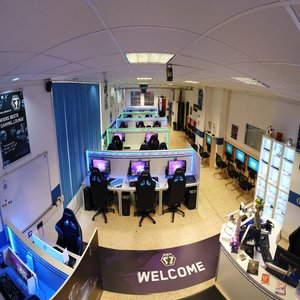
#> input picture travel-app/src/assets/img/Neuer Ordner/Area52.jpg, 300 x 300 px
$ python Resize.py
#> lines starting #> are read from the running program, lines starting #| are printed output that depends on the picture
import os
import sys
import time
from Common import TimeToString
from PIL import Image

starttime = time.time()
nx = int(input("Please enter the new width in pixels: ") or "250")
#> the answer given: 100
ny = int(input("Please enter the new height in pixels: ") or "250")
#> the answer given: 100
def Resize(file, quality_val=85):
#> called with file = 'Area52.jpg', quality_val = 85
	picture = Image.open(file, "r")
#> picture is the input picture: PIL image 300x300 RGB; mean R, G, B 123.2, 115.9, 118.1
	#picture.resize((nx, ny), Image.LANCZOS).save(file.replace(".jpg", f"_{nx}.jpg"), "JPEG", quality = quality_val)

	if file.endswith("jpg"): picture.resize((nx, ny), Image.LANCZOS).save(file.replace(".jpg", f"_new.jpg"), "JPEG", quality = quality_val)
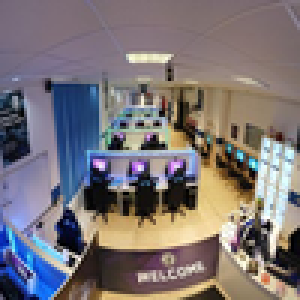
#> saved as Area52_new.jpg: PIL image 100x100 RGB (shown 3 times larger); mean R, G, B 123.2, 115.9, 118.1
#> pass 3 of the loop `for file in os.listdir(os.getcwd()):`:
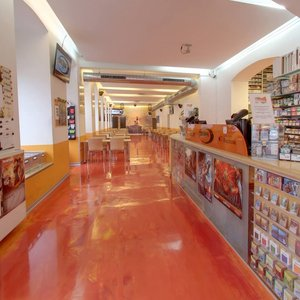
#> input picture travel-app/src/assets/img/Neuer Ordner/Spielraum.jpg, 300 x 300 px
#> in Resize, picture is the input picture: PIL image 300x300 RGB; mean R, G, B 175.4, 123.5, 105.3
#> in Resize (call 2), `if file.endswith("jpg"): picture.resize((nx, ny), Image.LANCZOS).save(..`:
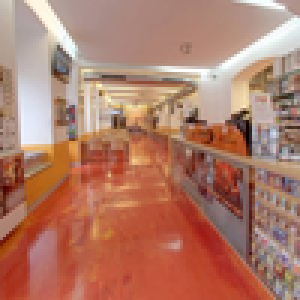
#> saved as Spielraum_new.jpg: PIL image 100x100 RGB (shown 3 times larger); mean R, G, B 175.3, 123.5, 105.3
	if file.endswith("png"): picture.resize((nx, ny), Image.LANCZOS).save(file.replace(".png", f"_new.png"), "PNG", quality = quality_val)
	return True

print(f"Start resizing images to {nx}x{ny}...")

for file in os.listdir(os.getcwd()):
        print(f"Resizing {file}")
        if not ".py" in file: Resize(file)

print("...")
print("...")
print("Done!!!")
print(TimeToString(time.time()-starttime))
#> (this line was passed over: Common is not available in this run)
